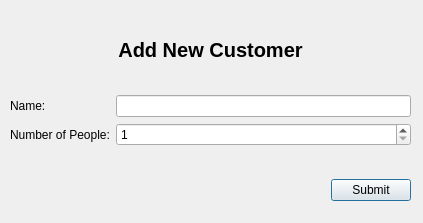
<?xml version="1.0" encoding="UTF-8"?>
<ui version="4.0">
 <class>AddCustomerDialog</class>
 <widget class="QDialog" name="AddCustomerDialog">
  <property name="geometry">
   <rect>
    <x>0</x>
    <y>0</y>
    <width>423</width>
    <height>223</height>
   </rect>
  </property>
  <property name="windowTitle">
   <string>Dialog</string>
  </property>
  <widget class="QWidget" name="layoutWidget">
   <property name="geometry">
    <rect>
     <x>10</x>
     <y>10</y>
     <width>401</width>
     <height>191</height>
    </rect>
   </property>
   <layout class="QVBoxLayout" name="verticalLayout">
    <item>
     <widget class="QLabel" name="title_label">
      <property name="styleSheet">
       <string notr="true">font-weight:bold;
font-size:20px;
text-align:center;</string>
      </property>
      <property name="text">
       <string>Add New Customer</string>
      </property>
      <property name="alignment">
       <set>Qt::AlignCenter</set>
      </property>
     </widget>
    </item>
    <item>
     <layout class="QFormLayout" name="formLayout">
      <item row="0" column="0">
       <widget class="QLabel" name="name_label">
        <property name="text">
         <string>Name:</string>
        </property>
       </widget>
      </item>
      <item row="0" column="1">
       <widget class="QLineEdit" name="name_input"/>
      </item>
      <item row="1" column="0">
       <widget class="QLabel" name="numPeople_label">
        <property name="text">
         <string>Number of People:</string>
        </property>
       </widget>
      </item>
      <item row="1" column="1">
       <widget class="QSpinBox" name="numPeople_input">
        <property name="minimum">
         <number>1</number>
        </property>
        <property name="maximum">
         <number>10</number>
        </property>
       </widget>
      </item>
     </layout>
    </item>
    <item>
     <layout class="QHBoxLayout" name="horizontalLayout">
      <item>
       <spacer name="horizontalSpacer">
        <property name="orientation">
         <enum>Qt::Horizontal</enum>
        </property>
        <property name="sizeHint" stdset="0">
         <size>
          <width>40</width>
          <height>20</height>
         </size>
        </property>
       </spacer>
      </item>
      <item>
       <widget class="QPushButton" name="submit_btn">
        <property name="text">
         <string>Submit</string>
        </property>
       </widget>
      </item>
     </layout>
    </item>
   </layout>
  </widget>
 </widget>
 <resources/>
 <connections>
  <connection>
   <sender>submit_btn</sender>
   <signal>clicked()</signal>
   <receiver>AddCustomerDialog</receiver>
   <slot>accept()</slot>
   <hints>
    <hint type="sourcelabel">
     <x>376</x>
     <y>180</y>
    </hint>
    <hint type="destinationlabel">
     <x>240</x>
     <y>177</y>
    </hint>
   </hints>
  </connection>
 </connections>
</ui>
